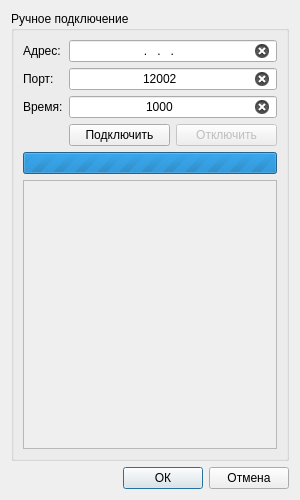
<?xml version="1.0" encoding="UTF-8"?>
<ui version="4.0">
 <class>Connect</class>
 <widget class="QDialog" name="Connect">
  <property name="geometry">
   <rect>
    <x>0</x>
    <y>0</y>
    <width>300</width>
    <height>500</height>
   </rect>
  </property>
  <property name="sizePolicy">
   <sizepolicy hsizetype="Fixed" vsizetype="Fixed">
    <horstretch>0</horstretch>
    <verstretch>0</verstretch>
   </sizepolicy>
  </property>
  <property name="minimumSize">
   <size>
    <width>300</width>
    <height>500</height>
   </size>
  </property>
  <property name="maximumSize">
   <size>
    <width>300</width>
    <height>500</height>
   </size>
  </property>
  <property name="windowTitle">
   <string>Подключение устройства</string>
  </property>
  <layout class="QGridLayout" name="layoutDialog">
   <item row="0" column="0" colspan="2">
    <layout class="QHBoxLayout" name="layoutHorizontal">
     <property name="sizeConstraint">
      <enum>QLayout::SetDefaultConstraint</enum>
     </property>
     <item>
      <widget class="QGroupBox" name="groupManual">
       <property name="title">
        <string>Ручное подключение</string>
       </property>
       <layout class="QGridLayout" name="layoutManual">
        <item row="0" column="0">
         <layout class="QGridLayout" name="layoutEdits">
          <property name="sizeConstraint">
           <enum>QLayout::SetDefaultConstraint</enum>
          </property>
          <item row="2" column="0">
           <widget class="QLabel" name="label">
            <property name="sizePolicy">
             <sizepolicy hsizetype="Fixed" vsizetype="Fixed">
              <horstretch>0</horstretch>
              <verstretch>0</verstretch>
             </sizepolicy>
            </property>
            <property name="contextMenuPolicy">
             <enum>Qt::NoContextMenu</enum>
            </property>
            <property name="text">
             <string>Время:</string>
            </property>
            <property name="textInteractionFlags">
             <set>Qt::NoTextInteraction</set>
            </property>
           </widget>
          </item>
          <item row="1" column="1">
           <widget class="QLineEdit" name="editPort">
            <property name="sizePolicy">
             <sizepolicy hsizetype="Preferred" vsizetype="Fixed">
              <horstretch>0</horstretch>
              <verstretch>0</verstretch>
             </sizepolicy>
            </property>
            <property name="mouseTracking">
             <bool>false</bool>
            </property>
            <property name="contextMenuPolicy">
             <enum>Qt::NoContextMenu</enum>
            </property>
            <property name="acceptDrops">
             <bool>false</bool>
            </property>
            <property name="text">
             <string>12002</string>
            </property>
            <property name="alignment">
             <set>Qt::AlignCenter</set>
            </property>
            <property name="clearButtonEnabled">
             <bool>true</bool>
            </property>
           </widget>
          </item>
          <item row="0" column="1">
           <widget class="QLineEdit" name="editAddress">
            <property name="sizePolicy">
             <sizepolicy hsizetype="Preferred" vsizetype="Preferred">
              <horstretch>0</horstretch>
              <verstretch>0</verstretch>
             </sizepolicy>
            </property>
            <property name="mouseTracking">
             <bool>false</bool>
            </property>
            <property name="contextMenuPolicy">
             <enum>Qt::NoContextMenu</enum>
            </property>
            <property name="acceptDrops">
             <bool>false</bool>
            </property>
            <property name="inputMask">
             <string>000.000.000.000</string>
            </property>
            <property name="alignment">
             <set>Qt::AlignCenter</set>
            </property>
            <property name="clearButtonEnabled">
             <bool>true</bool>
            </property>
           </widget>
          </item>
          <item row="0" column="0">
           <widget class="QLabel" name="labelAddress">
            <property name="sizePolicy">
             <sizepolicy hsizetype="Fixed" vsizetype="Fixed">
              <horstretch>0</horstretch>
              <verstretch>0</verstretch>
             </sizepolicy>
            </property>
            <property name="contextMenuPolicy">
             <enum>Qt::NoContextMenu</enum>
            </property>
            <property name="text">
             <string>Адрес:</string>
            </property>
            <property name="textInteractionFlags">
             <set>Qt::NoTextInteraction</set>
            </property>
           </widget>
          </item>
          <item row="1" column="0">
           <widget class="QLabel" name="labelPort">
            <property name="sizePolicy">
             <sizepolicy hsizetype="Fixed" vsizetype="Fixed">
              <horstretch>0</horstretch>
              <verstretch>0</verstretch>
             </sizepolicy>
            </property>
            <property name="contextMenuPolicy">
             <enum>Qt::NoContextMenu</enum>
            </property>
            <property name="text">
             <string>Порт:</string>
            </property>
            <property name="textInteractionFlags">
             <set>Qt::NoTextInteraction</set>
            </property>
           </widget>
          </item>
          <item row="2" column="1">
           <widget class="QLineEdit" name="editTime">
            <property name="mouseTracking">
             <bool>false</bool>
            </property>
            <property name="contextMenuPolicy">
             <enum>Qt::NoContextMenu</enum>
            </property>
            <property name="acceptDrops">
             <bool>false</bool>
            </property>
            <property name="text">
             <string>1000</string>
            </property>
            <property name="alignment">
             <set>Qt::AlignCenter</set>
            </property>
            <property name="clearButtonEnabled">
             <bool>true</bool>
            </property>
           </widget>
          </item>
          <item row="4" column="1">
           <layout class="QHBoxLayout" name="layoutConnect">
            <item>
             <widget class="QPushButton" name="buttonConnect">
              <property name="contextMenuPolicy">
               <enum>Qt::NoContextMenu</enum>
              </property>
              <property name="text">
               <string>Подключить</string>
              </property>
             </widget>
            </item>
            <item>
             <widget class="QPushButton" name="pushButton">
              <property name="enabled">
               <bool>false</bool>
              </property>
              <property name="contextMenuPolicy">
               <enum>Qt::NoContextMenu</enum>
              </property>
              <property name="text">
               <string>Отключить</string>
              </property>
             </widget>
            </item>
           </layout>
          </item>
         </layout>
        </item>
        <item row="3" column="0">
         <widget class="QTextEdit" name="textEdit">
          <property name="enabled">
           <bool>false</bool>
          </property>
          <property name="focusPolicy">
           <enum>Qt::NoFocus</enum>
          </property>
          <property name="contextMenuPolicy">
           <enum>Qt::NoContextMenu</enum>
          </property>
          <property name="acceptDrops">
           <bool>false</bool>
          </property>
          <property name="undoRedoEnabled">
           <bool>false</bool>
          </property>
          <property name="acceptRichText">
           <bool>false</bool>
          </property>
          <property name="textInteractionFlags">
           <set>Qt::NoTextInteraction</set>
          </property>
         </widget>
        </item>
        <item row="2" column="0">
         <widget class="QProgressBar" name="progressBar">
          <property name="contextMenuPolicy">
           <enum>Qt::NoContextMenu</enum>
          </property>
          <property name="maximum">
           <number>0</number>
          </property>
          <property name="textVisible">
           <bool>false</bool>
          </property>
         </widget>
        </item>
       </layout>
      </widget>
     </item>
    </layout>
   </item>
   <item row="3" column="0" colspan="2">
    <layout class="QHBoxLayout" name="layoutBox">
     <item>
      <spacer name="horizontalSpacer">
       <property name="orientation">
        <enum>Qt::Horizontal</enum>
       </property>
       <property name="sizeHint" stdset="0">
        <size>
         <width>40</width>
         <height>20</height>
        </size>
       </property>
      </spacer>
     </item>
     <item>
      <widget class="QPushButton" name="buttonAccept">
       <property name="text">
        <string>ОК</string>
       </property>
       <property name="default">
        <bool>true</bool>
       </property>
      </widget>
     </item>
     <item>
      <widget class="QPushButton" name="buttonReject">
       <property name="sizePolicy">
        <sizepolicy hsizetype="Minimum" vsizetype="Fixed">
         <horstretch>0</horstretch>
         <verstretch>0</verstretch>
        </sizepolicy>
       </property>
       <property name="text">
        <string>Отмена</string>
       </property>
       <property name="autoDefault">
        <bool>true</bool>
       </property>
       <property name="default">
        <bool>false</bool>
       </property>
      </widget>
     </item>
    </layout>
   </item>
  </layout>
 </widget>
 <tabstops>
  <tabstop>editAddress</tabstop>
  <tabstop>editPort</tabstop>
  <tabstop>editTime</tabstop>
  <tabstop>buttonConnect</tabstop>
  <tabstop>pushButton</tabstop>
  <tabstop>textEdit</tabstop>
  <tabstop>buttonAccept</tabstop>
  <tabstop>buttonReject</tabstop>
 </tabstops>
 <resources/>
 <connections>
  <connection>
   <sender>buttonReject</sender>
   <signal>released()</signal>
   <receiver>Connect</receiver>
   <slot>accept()</slot>
   <hints>
    <hint type="sourcelabel">
     <x>502</x>
     <y>478</y>
    </hint>
    <hint type="destinationlabel">
     <x>274</x>
     <y>249</y>
    </hint>
   </hints>
  </connection>
  <connection>
   <sender>buttonAccept</sender>
   <signal>released()</signal>
   <receiver>Connect</receiver>
   <slot>accept()</slot>
   <hints>
    <hint type="sourcelabel">
     <x>421</x>
     <y>478</y>
    </hint>
    <hint type="destinationlabel">
     <x>274</x>
     <y>249</y>
    </hint>
   </hints>
  </connection>
 </connections>
</ui>
